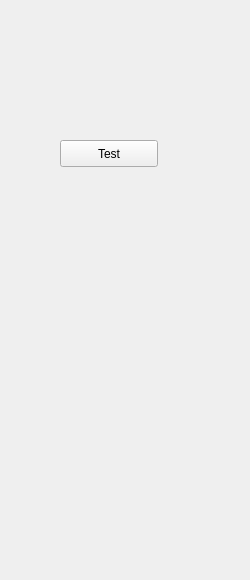
<?xml version="1.0" encoding="UTF-8"?>
<ui version="4.0">
 <class>TestFunc</class>
 <widget class="QWidget" name="TestFunc">
  <property name="geometry">
   <rect>
    <x>0</x>
    <y>0</y>
    <width>250</width>
    <height>580</height>
   </rect>
  </property>
  <property name="minimumSize">
   <size>
    <width>250</width>
    <height>580</height>
   </size>
  </property>
  <property name="maximumSize">
   <size>
    <width>250</width>
    <height>580</height>
   </size>
  </property>
  <property name="windowTitle">
   <string>Form</string>
  </property>
  <widget class="QPushButton" name="btn_switch">
   <property name="geometry">
    <rect>
     <x>60</x>
     <y>140</y>
     <width>98</width>
     <height>27</height>
    </rect>
   </property>
   <property name="text">
    <string>Test</string>
   </property>
  </widget>
 </widget>
 <resources/>
 <connections/>
</ui>
